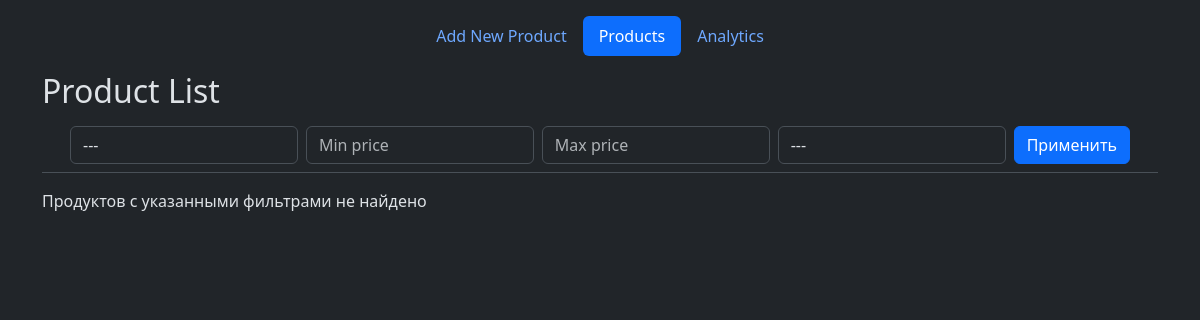
The app's page /, older data.
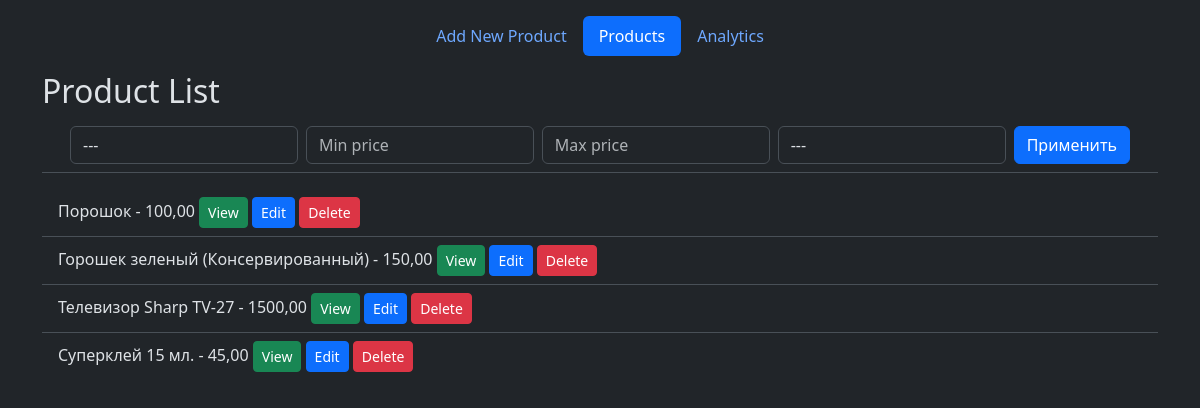
The same page, newer data.
### shop/models.py (models this page shows, shortened)
class Product(models.Model):
    name = models.CharField(max_length=255)
    price = models.DecimalField(max_digits=10, decimal_places=2)
    image = models.ImageField(upload_to='products/%Y/%m/%d', blank=True)
    description = models.TextField(blank=True)
    created_at = models.DateTimeField(auto_now_add=True)
    updated_at = models.DateTimeField(auto_now=True)
    category = models.ForeignKey(
        Category, on_delete=models.CASCADE, related_name='products'
    )

### shop/views.py (the view, shortened to what this page needs)
# urls.py: path('', views.product_list, name='product_list'),
def product_list(request):
    categories = Category.objects.all()
    category = request.GET.get('category')
    min_price = request.GET.get('min_price')
    max_price = request.GET.get('max_price')
    ordering = request.GET.get('ordering')
    products = Product.objects.all()
    if category:
        products = products.filter(category=category)
    if min_price:
        products = products.filter(price__gte=min_price)
    if max_price:
        products = products.filter(price__lte=max_price)
    return render(
        request,
        'shop/product_list.html',
        {
            'products': products,
            'categories': categories,
            'get_params': request.GET,
        },
    )

### templates/shop/product_list.html (shortened to what this page needs)
{% extends 'base.html' %}
{% block content %}
  <h2>Product List</h2>
  <div class="px-3 py-2 border-bottom mb-3">
    <div class="container d-flex flex-wrap justify-content-center">
      <form class="d-flex gap-2" action="">
        <select name="category" class="form-control">
          <option value="">---</option>
        </select>
        <input type="number" name="min_price" placeholder="Min price"
               class="form-control">
        <input type="number" name="max_price" placeholder="Max price"
               class="form-control">
        <select name="ordering" class="form-control">
          <option value="">---</option>
        </select>
        <button type="submit" class="btn btn-primary">Применить</button>
      </form>
    </div>
  </div>
  <ul class="list-group list-group-flush">
    {% for product in products %}
      <li class="list-group-item">
        {{ product.name }} - {{ product.price }}
        <a href="{% url 'product_detail' product.pk %}" class="btn btn-sm btn-success">View</a>
        <a href="{% url 'update_product' product.pk %}" class="btn btn-sm btn-primary">Edit</a>
        <a href="{% url 'delete_product' product.pk %}" class="btn btn-sm btn-danger">Delete</a>
      </li>
    {% empty %}
      <p>Продуктов с указанными фильтрами не найдено</p>
    {% endfor %}
  </ul>
{% endblock %}

Row changes from the older to the newer data that the page shows:
added Product: name "Порошок", price "100,00"
added Product: name "Горошек зеленый (Консервированный)", price "150,00"
added Product: name "Телевизор Sharp TV-27", price "1500,00"
added Product: name "Суперклей 15 мл.", price "45,00"
Text that changed along with them:
text no longer shown: "Продуктов с указанными фильтрами не найдено"
